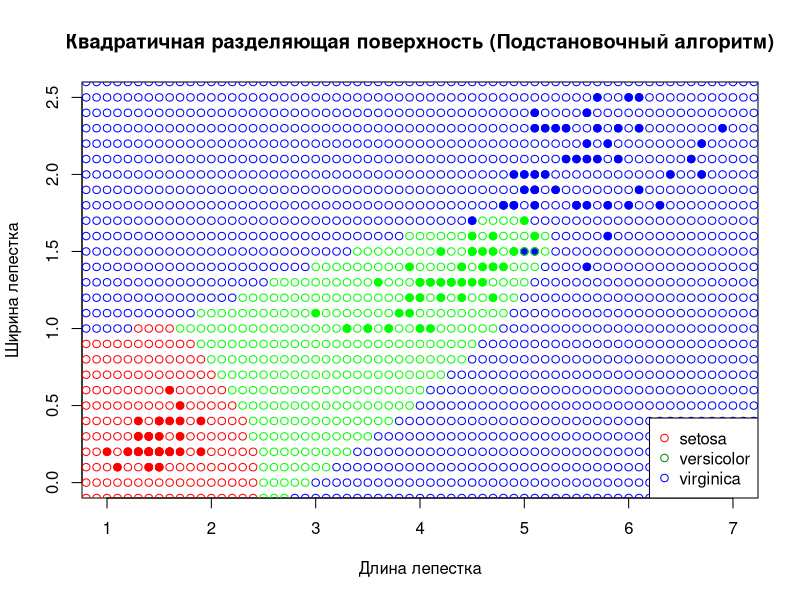
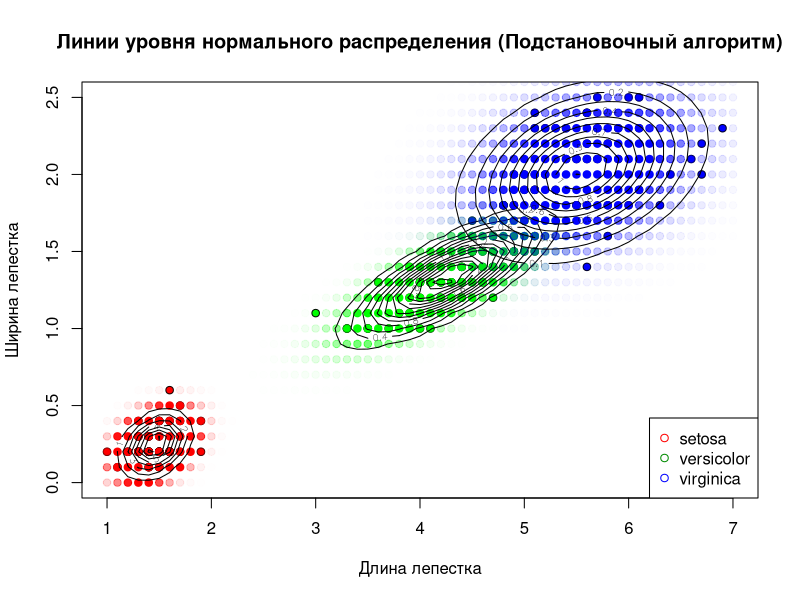
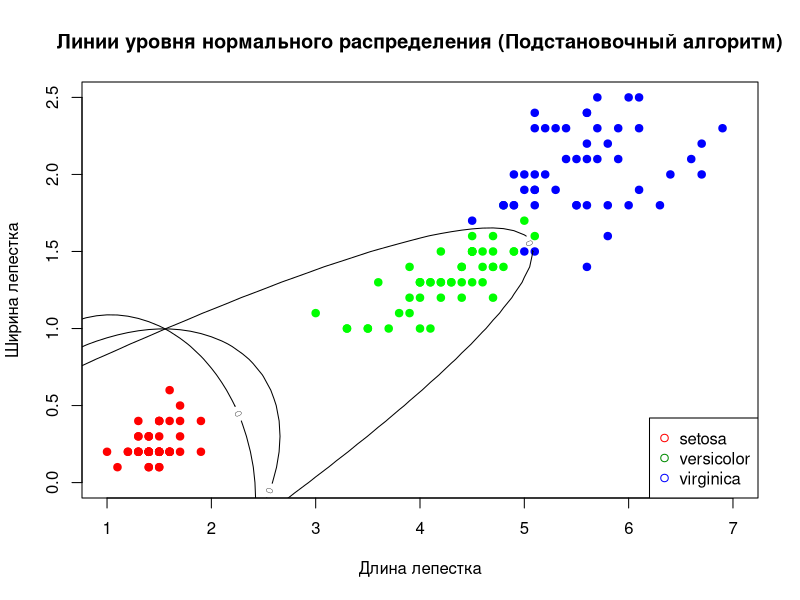

The R source for these figures, in order:
plugin <- function(Py, lambda, n, m, mu, sigma, point) {
  
  point <- as.numeric(point)
  
  p <- rep(0, m)
  
  for (i in 1:m) {
    
    p[i] <- Py[i] * lambda[i]
    
    S <- matrix(0, n, n)
    for (i1 in 1:n) {
      for (i2 in 1:n) {
        
        S[i1, i2] <- sigma[i1, i2 + (i - 1) * n]
        
      }
    }
    
    p[i] <- p[i] *  exp(-(1/2) * t(point - mu[i, ]) %*% solve(S) %*% (point - mu[i, ])) / sqrt((2 * pi)^n * det(S))
    
  }
  
  return(classes[which.max(p)])
  
}


Gauss_distribution <- function(Sigma, mu, x) {
  
  n <- 2
  
  numerator <- exp((-1/2) %*% t(x - mu) %*% solve(Sigma) %*% (x - mu))
  denominator <- sqrt(det(Sigma) * (2 * pi)^n)
  
  #print(numerator)
  #print(denominator)
  
  return(numerator/denominator)
}


set <- iris[ , 3:5]

row <- dim(set)[1]
col <- dim(set)[2]

# количество признаков и количество классов
n <- col - 1 
num_classes <- table(set[n + 1])
m <- dim(num_classes)


classes <- unique(set[, n + 1])
colors <- c("setosa" = "red", "versicolor" = "green", "virginica" = "blue")

# априорная вероятность
Py <- rep(0, m) 

for (i in 1:m) {
  Py[i] <- num_classes[i] / row
}

# "штраф" за ошибку
lambda <- c(1, 1, 1)

# матожидание и дисперсия
mu <- matrix(0, m, n)
sigma <- matrix(0, n, n * m)

# вычисление матожидания 
for (i in 1:m) {
  for (j in 1:n) {
    
    mu[i, j] <- mean(set[set[, n + 1] == classes[i], ][ , j])
    
  }
}

#print(mu)

temp <- rep(0, n)

# вычисление дисперсии
for (k in 1:m){
  
  subset <- set[set[, n + 1] == classes[k], ][ , ]
  l <- dim(subset)[1]
  
  for (j in 1:l){
    for (i in 1:n) {
      temp[i] <- subset[j, i] - mu[k, i] 
    }
    
    S <- temp %*% t(temp)
    
    for (i1 in 1:n) {
      for (i2 in 1:n) {
        
        sigma[i1, i2 + (k - 1) * n] <- sigma[i1, i2 + (k - 1) * n] + S[i1, i2]
        
         
      }
    }
    
  }
  
  for (i1 in 1:n) {
    for (i2 in 1:n) {
      
      sigma[i1, i2 + (k - 1) * n] <- sigma[i1, i2 + (k - 1) * n] / (l - 1)
      
    }
  }
  
}


#print(sigma)


plot(
  set[ , 1], set[ , 2], 
  pch = 21, bg = colors[set[, 3]], col = colors[set[, 3]],
  xlab = "Длина лепестка", ylab = "Ширина лепестка",
  main = "Квадратичная разделяющая поверхность (Подстановочный алгоритм)",
  xlim = c(1, 7), ylim = c(0, 2.5)
)


# карта классификации
for (i in seq(0.8, 7.2, 0.1)) {
  
  for (j in seq(-0.3, 2.9, 0.1)) {
    
    points(i, j, pch = 1, col = colors[plugin(Py, lambda, n, m, mu, sigma, c(i, j))])
    
  }
  
}


legend(
  "bottomright",
  pch = c(21, 21, 21),
  col = c("red", "green4", "blue"),
  legend = c("setosa", "versicolor", "virginica")
)


Q <- 0

for (i in 1:row) {
  
  point <- set[i, 1:n]
  class <- plugin(Py, lambda, n, m, mu, sigma, point)
  
  if (class != set[i, n + 1]) {
    
    Q <- Q + 1
    
  }
}

Q <- Q / 150

print(Q)


plot(
  set[ , 1], set[ , 2], 
  pch = 21, bg = colors[set[, 3]], col = "black",
  xlab = "Длина лепестка", ylab = "Ширина лепестка",
  main = "Линии уровня нормального распределения (Подстановочный алгоритм)",
  xlim = c(1, 7), ylim = c(0, 2.5)
)

for (k in 1:m){

  S <- matrix(0, n, n)
  for (i1 in 1:n) {
    for (i2 in 1:n) {
      
      S[i1, i2] <- sigma[i1, i2 + (k - 1) * n]
      
    }
  }
  
  x <- seq(1, 7, 0.1)
  y <- seq(0, 3, 0.1)
  
  
  for (i in x) {
    
    for (j in y) {
      if (i == 0  && j == 0) {
        print(Gauss_distribution(S, mu[k, ], c(i, j)))
      }
      
      
      color <- adjustcolor(colors[classes[k]], Gauss_distribution(S, mu[k, ], c(i, j)) * 2)
      points(i, j, pch = 21,col = color, bg = color)
      
    }
    
  }
  
  z = outer(x, y, function(x, y) {
    
    sapply(1:length(x), function(i) Gauss_distribution(S, mu[k, ], c(x[i], y[i])))
    
  })
  
  contour(x,y,z,add = T ,asp = 1,lwd = 1)
}

legend(
  "bottomright",
  pch = c(21, 21, 21),
  col = c("red", "green4", "blue"),
  legend = c("setosa", "versicolor", "virginica")
)



plot(
  set[ , 1], set[ , 2], 
  pch = 21, bg = colors[set[, 3]], col = colors[set[, 3]],
  xlab = "Длина лепестка", ylab = "Ширина лепестка",
  main = "Линии уровня нормального распределения (Подстановочный алгоритм)",
  xlim = c(1, 7), ylim = c(0, 2.5)
)


x = seq(0,7,0.1)
y = seq(-1,2.5,0.1)
for (i in 1:m) {
 for (j in (i + 1):m) {
   if (j > m) break
   
   form = function(x,y,mu,S) {
     a = S[1,1]
     b = S[1,2]
     c = S[2,1]
     d = S[2,2]
     a*x*x + (b+c)*x*y + d*y*y + 
     (-2*a*mu[1]-b*mu[2]-c*mu[2])*x +
     (-b*mu[1]-c*mu[1]-2*d*mu[2])*y +
     (a*mu[1]*mu[1]+(b+c)*mu[1]*mu[2]+d*mu[2]*mu[2])
   }
   
   z = outer(x,y,function(x,y) 
     form(x,y,mu[i, ],solve(sigma[ , ((i - 1) * n + 1):(i * n)])) -
     form(x,y,mu[j, ],solve(sigma[ , ((j - 1) * n + 1):(j * n)]))
   )
   contour(x,y,z,levels=0,add=T)
 }
}


legend(
  "bottomright",
  pch = c(21, 21, 21),
  col = c("red", "green4", "blue"),
  legend = c("setosa", "versicolor", "virginica")
)